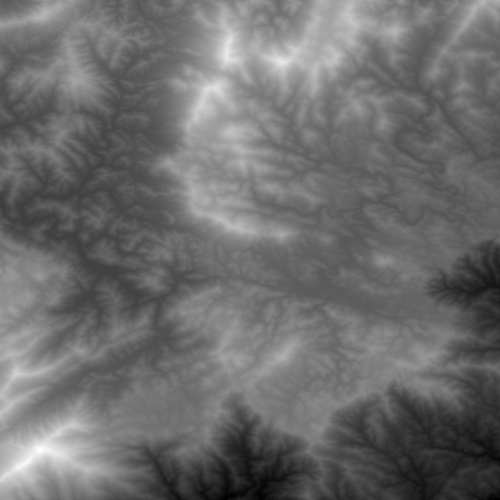
#> input picture data/n36_w082_1arc_v2_uint16_boone.tif, 1000 x 1000 px (shown at 1/2 size)
$ python visualization.py   (older library calls are emulated)
#> lines starting #> are read from the running program, lines starting #| are printed output that depends on the picture
#import matplotlib.pyplot as plt
from matplotlib.pyplot import clf, gray, colorbar, xlabel, ylabel, title, savefig
from matplotlib.pyplot import boxplot, pie, legend, scatter, gca, clabel, contour
from matplotlib.pyplot import axis, plot, hist2d, figure, subplot
from numpy import percentile
# noinspection PyUnresolvedReferences
from mpl_toolkits.mplot3d import Axes3D
from sklearn.datasets import load_iris
from numpy import arange
from numpy import linspace
from numpy import histogram
from numpy import histogram2d


def get_elevation():
    from scipy.misc import imread
    image_file = '../data/n36_w082_1arc_v2_uint16_boone.tif'
    #image_file = 'cs5710/data/n36_w082_1arc_v2_uint16_boone.tif'
    img = imread(image_file)
    img *= 3

    return img

def main():
    iris = load_iris()


    # Figure 3.9
    counts, xedges, yedges, img = hist2d(iris.data[:, 2], iris.data[:, 3], bins=3)

    #plt.imshow(img)
    gray() # Use greyscale

    # Title and axis labels
    title('petal width (cm) vs. petal length (cm) Histogram')
    xlabel('petal length (cm)')
    ylabel('petal width (cm)')
    colorbar()

    savefig('./files/Fig3.9.png')
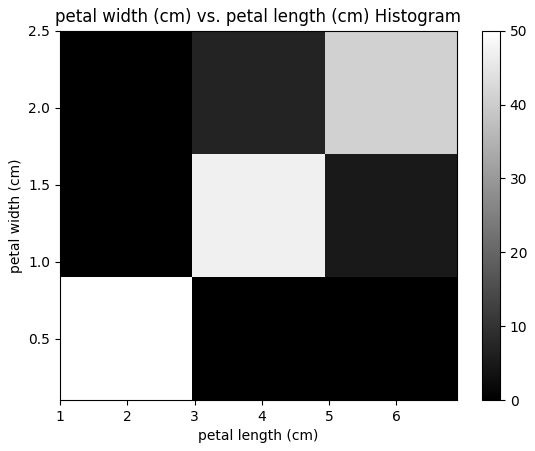
#> figure drawn by matplotlib, 2 panels


    # Figure 3.11
    clf()
    boxplt = boxplot([iris.data[:, 0], iris.data[:, 1], iris.data[:, 2], iris.data[:, 3]], labels=['sepal length (cm)', 'sepal width (cm)', 'petal length (cm)', 'petal width (cm)'])

    savefig('./files/Fig3.11.png')

    # Figure 3.12, with three sub figures
    clf()
    boxpltSetosa = boxplot([iris.data[iris.target == 0, 0], iris.data[iris.target == 0, 1], iris.data[iris.target == 0, 2], iris.data[iris.target == 0, 3]], labels=['sepal length (cm)', 'sepal width (cm)', 'petal length (cm)', 'petal width (cm)'])
    xlabel('setosa')
    savefig('./files/Fig3.12-0.png')

    clf()
    boxpltSetosa = boxplot([iris.data[iris.target == 1, 0], iris.data[iris.target == 1, 1], iris.data[iris.target == 1, 2], iris.data[iris.target == 1, 3]], labels=['sepal length (cm)', 'sepal width (cm)', 'petal length (cm)', 'petal width (cm)'])
    xlabel('versicolor')
    savefig('./files/Fig3.12-1.png')

    clf()
    boxpltSetosa = boxplot([iris.data[iris.target == 2, 0], iris.data[iris.target == 2, 1], iris.data[iris.target == 2, 2], iris.data[iris.target == 2, 3]], labels=['sepal length (cm)', 'sepal width (cm)', 'petal length (cm)', 'petal width (cm)'])
    xlabel('virginica')
    savefig('./files/Fig3.12-2.png')


    # Figure 3.13 - Piechart (pychart? haha)
    clf()
    counts, bin_edges = histogram(iris.target, bins=3)
    piechart = pie(counts, labels=['setosa', 'versicolor', 'virginica'])
    axis('square')

    savefig('./files/Fig3.13.png')
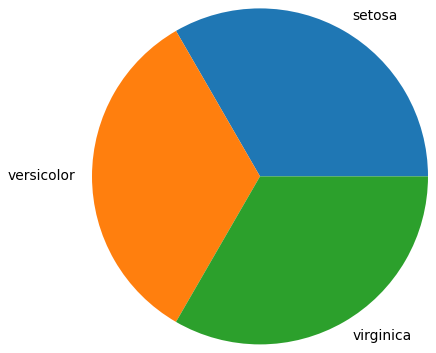
#> figure drawn by matplotlib, 1 panel


    # Figure 3.14, 0-3
    # Calculate the percentile for each point

    for i in range(4):
        clf()
        percentiles = []
        myRange = arange(0, 1, .001)
        for yvalue in myRange:
            percentiles.append(percentile(iris.data[:, i], yvalue * 100, interpolation='nearest'))

        plot(percentiles, myRange)

        if i == 0:
            title('sepal length (cm)')
        elif i == 1:
            title('sepal width (cm)')
        elif i == 2:
            title('petal length (cm)')
        elif i == 3:
            title('petal width (cm)')

        xlabel("x")
        ylabel("F(x)")
        savefig('./files/Fig3.14-' + str(i) + '.png')


    # Figure 3.15
    myRange = arange(0, 110, 10)
    sepalLengths = []
    sepalWidths = []
    petalLengths = []
    petalWidths = []

    for i in myRange:
        sepalLengths.append(percentile(iris.data[:, 0], i, interpolation='nearest'))
        sepalWidths.append(percentile(iris.data[:, 1], i, interpolation='nearest'))
        petalLengths.append(percentile(iris.data[:, 2], i, interpolation='nearest'))
        petalWidths.append(percentile(iris.data[:, 3], i, interpolation='nearest'))

    clf()

    fig = figure()
    ax = fig.add_subplot(111)

    ax.plot(myRange, sepalLengths, marker='o')
    ax.plot(myRange, sepalWidths, marker='s')
    ax.plot(myRange, petalLengths, marker='^')
    ax.plot(myRange, petalWidths, marker='d')


    legend(['sepal length (cm)', 'sepal width (cm)', 'petal length (cm)', 'petal width (cm)'], loc=2)
    xlabel('Percentile')
    ylabel('Value (centimeters)')
    savefig('./files/Fig3.15.png')
#> figure, not shown here; curve peaks at x = 100, y = 7.9; curve peaks at x = 100, y = 4.4; curve peaks at x = 100, y = 6.9


    # Figure 3.16 - 4x4
    for i in range(4):
        for j in range(4):
            # Skip this diagram if i == j
            if i == j:
                continue

            clf()
            scatter(iris.data[iris.target == 0,j], iris.data[iris.target == 0,i], c='red', marker='x')
            scatter(iris.data[iris.target == 1,j], iris.data[iris.target == 1,i], c='green', marker='+')
            scatter(iris.data[iris.target == 2,j], iris.data[iris.target == 2,i], c='blue', marker='o')

            if i == 0:
                ylabel("sepal length (cm)")
            elif i == 1:
                ylabel("sepal width (cm)")
            elif i == 2:
                ylabel("petal length (cm)")
            elif i == 3:
                ylabel("petal width (cm)")

            if j == 0:
                xlabel("sepal length (cm)")
            elif j == 1:
                xlabel("sepal width (cm)")
            elif j == 2:
                xlabel("petal length (cm)")
            elif j == 3:
                xlabel("petal width (cm)")

            legend(['setosa', 'versicolor', 'virginica'])

            savefig('files/Fig3.16-' + str(i) + str(j) + '.png')
#> this loop made 4 passes
#> pass 1, in main, `savefig('files/Fig3.16-' + str(i) + str(j) + '.png')`:
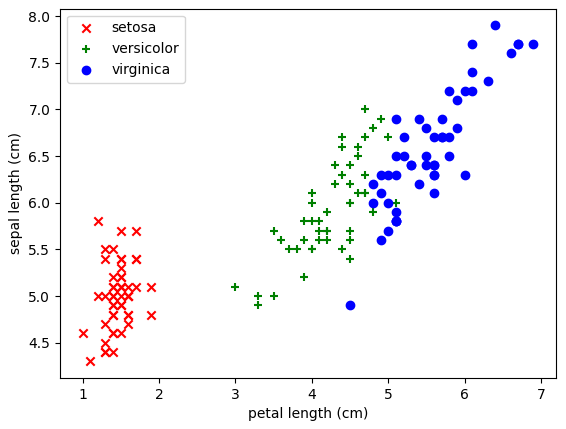
#> figure drawn by matplotlib, 1 panel
#> pass 1, in main, `savefig('files/Fig3.16-' + str(i) + str(j) + '.png')`:
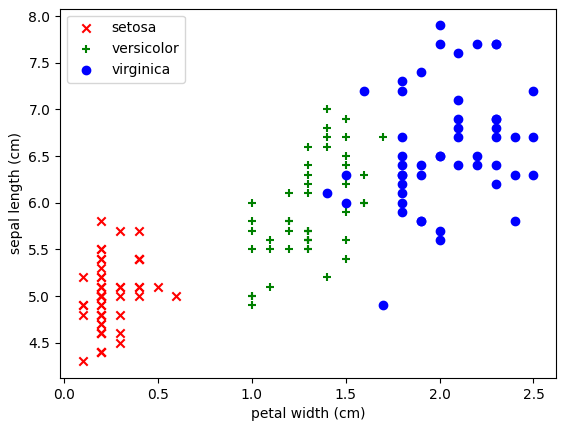
#> figure drawn by matplotlib, 1 panel


    # Figure 3.17
    fig = figure()
    ax = subplot(111, projection='3d')

    ax.scatter(iris.data[iris.target == 0,1], iris.data[iris.target == 0,3], iris.data[iris.target == 0,0], c='blue', marker='+');
    ax.scatter(iris.data[iris.target == 1,1], iris.data[iris.target == 1,3], iris.data[iris.target == 1,0], c='green', marker='*');
    ax.scatter(iris.data[iris.target == 2,1], iris.data[iris.target == 2,3], iris.data[iris.target == 2,0], c='red', marker='x');

    legend(['setosa', 'versicolor', 'virginica'])
    ax.set_xlabel("sepal width (cm)")
    ax.set_ylabel("petal width (cm)")
    ax.set_zlabel("sepal length (cm)")
    savefig('files/Fig3.17.png')
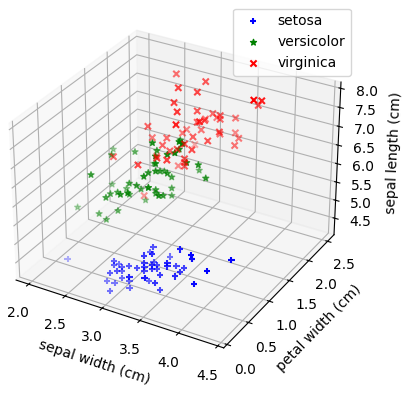
#> figure drawn by matplotlib, 1 panel


    # Figure 3.19 - Contour Plot
    clf()
    elevations = get_elevation()
#> in get_elevation, img is the input picture: shape (1000, 1000) uint16; min 466, max 1802, mean 1039.8
    #fig = figure()
    #ax = fig.add_subplot(111, projection='3d')
    x = arange(0, 1000)
    y = arange(0, 1000)
    contour(x, y, elevations, cmap='jet', levels=arange(1500, 5500, 500))

    gca().invert_yaxis()
    axis('image')
    colorbar()
    xlabel('Arc seconds')
    ylabel('Arc seconds')

    savefig('files/Fig3.19.png')
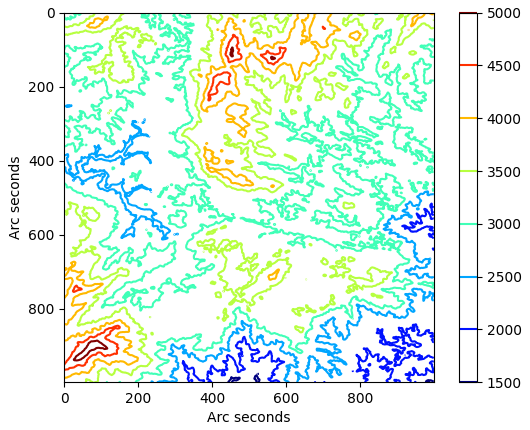
#> figure drawn by matplotlib, 2 panels

if __name__ == '__main__':
    main()
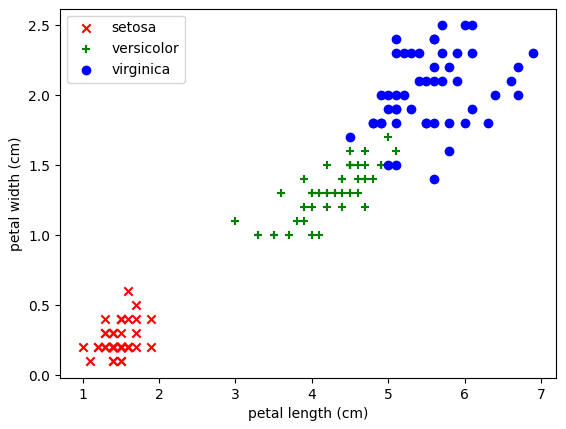
#> figure drawn by matplotlib, 1 panel
